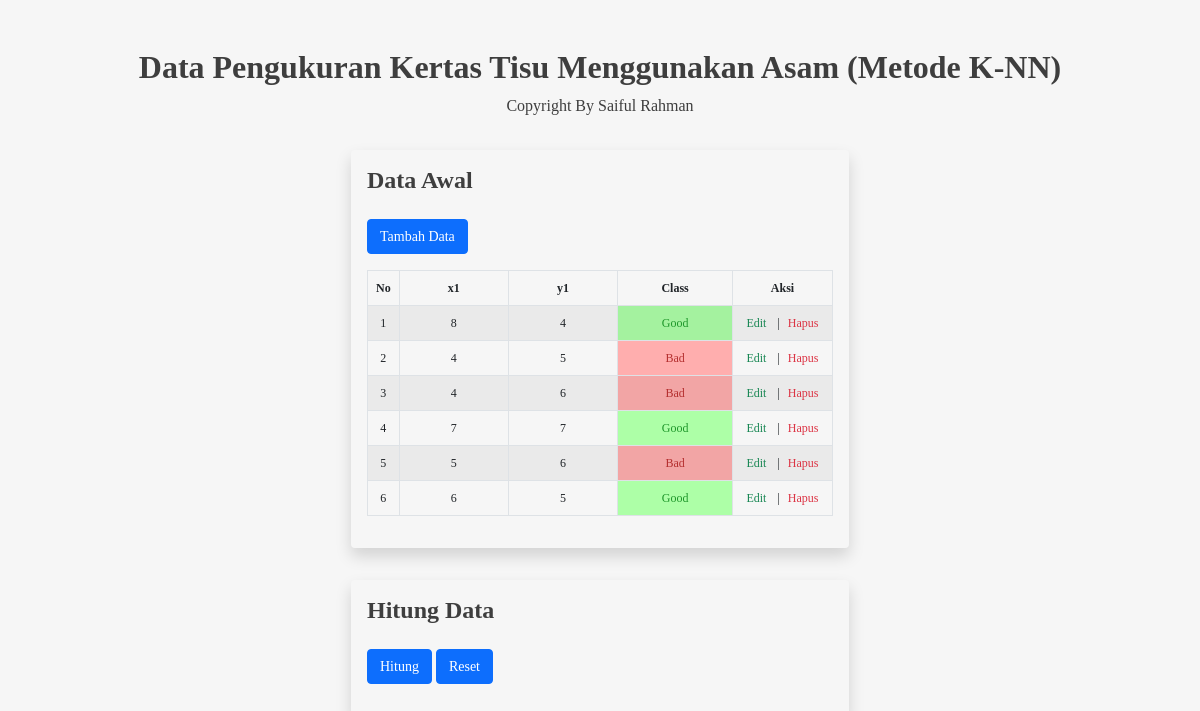
Before: / with the older database file.
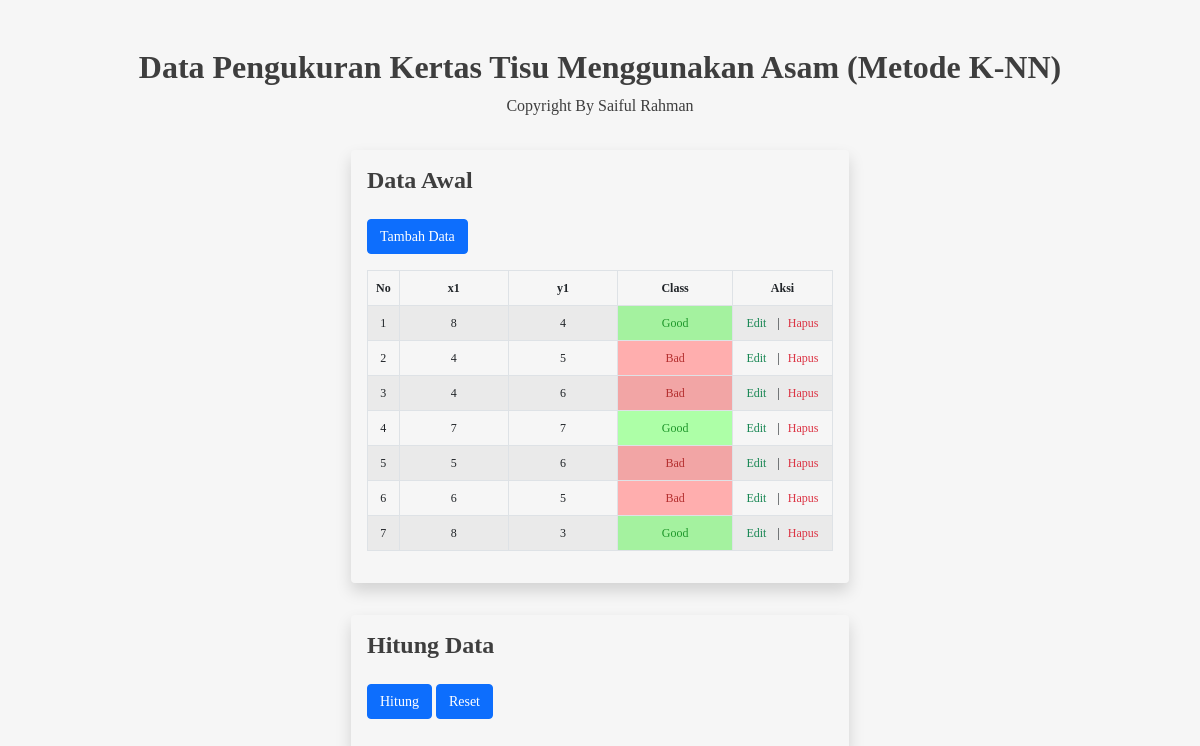
After: the same page with the newer database file.
### tables this page shows
CREATE TABLE `tb_data` (
  `id` int(5) NOT NULL,
  `x1` int(5) NOT NULL,
  `y1` int(5) NOT NULL,
  `class` enum('Good','Bad') NOT NULL,
  `hitung` double NOT NULL
);

### index.php (the view, shortened to what this page needs)
<?php require_once('assets/koneksi.php'); ?>
<!DOCTYPE html>
<html lang="en">
<head>
	<?php require('config/style.php'); ?>
</head>
<body>
	<div id="wrapper">
		<h2 class="text-center mt-5 fw-bolder">Data Pengukuran Kertas Tisu Menggunakan Asam (Metode K-NN)</h2>
		<p class="text-center">Copyright By Saiful Rahman</p>
		<div class="container">
			<div class="row d-flex justify-content-center">
			<div class="kiri col-6 mb-3">
				<div class="wrap table-responsive shadow rounded p-3 mt-3 mx-4">
					<h4 class="mb-4 fw-bolder">Data Awal</h4>
					<?php require('komponen/modal-tambah.php'); ?>
					<table class="table table-striped table-bordered responsive-utilities text-center">
						<thead>
							<tr>
								<th scope="col">No</th>
								<th scope="col" class="col-4">x1</th>
								<th scope="col" class="col-4">y1</th>
								<th scope="col" class="col-4">Class</th>
								<th scope="col" style="min-width: 100px !important;">Aksi</th>
							</tr>
						</thead>
						<tbody>
							<?php
							$query= "SELECT * FROM tb_data";
							$result=mysqli_query($db, $query);
							$i=1;
							foreach ($result as $data) { ?>
								<tr>
									<td><?php echo $i++?></td>
									<td><?php echo $data['x1']?></td>
									<td><?php echo $data['y1']?></td>
									<td <?php echo ($data['class']=="Good") ? "style='background-color: #ADFFA7; color: #20982C;'" : "style='background-color: #FFAEAE; color: #B53030'" ?>><?php echo $data['class']?></td>
									<td class="aksi">
										<a class="text-decoration-none text-success pe-2" data-bs-toggle="modal" data-target="#EditData<?php echo $data['id'] ?>" href="#EditData<?php echo $data['id'] ?>">Edit</a>
										|<a class="text-decoration-none text-danger ps-2" data-bs-toggle="modal" data-target="#HapusData<?php echo $data['id'] ?>" href="#HapusData<?php echo $data['id'] ?>">Hapus</a>
									</td>
								</tr>
							<?php } ?>
						</tbody>
					</table>
				</div>
			</div>
			<div class="kanan col-6 mb-3">
				<div class="wrap table-responsive shadow rounded p-3 mt-3 mx-4">
					<h4 class="mb-4 fw-bolder">Hitung Data</h4>
					<?php require('komponen/modal-data-test.php'); ?>
					<a class="btn btn-primary mb-3" style="font-size: 14px;" href="index.php">Reset</a>
		</div>
	</div>
</div>
</body>
</html>

Changed rows visible on the page:
changed tb_data (number 6 of 7 on the later page): class "Good" → "Bad"
added tb_data: x1 "8", y1 "3", class "Good"
